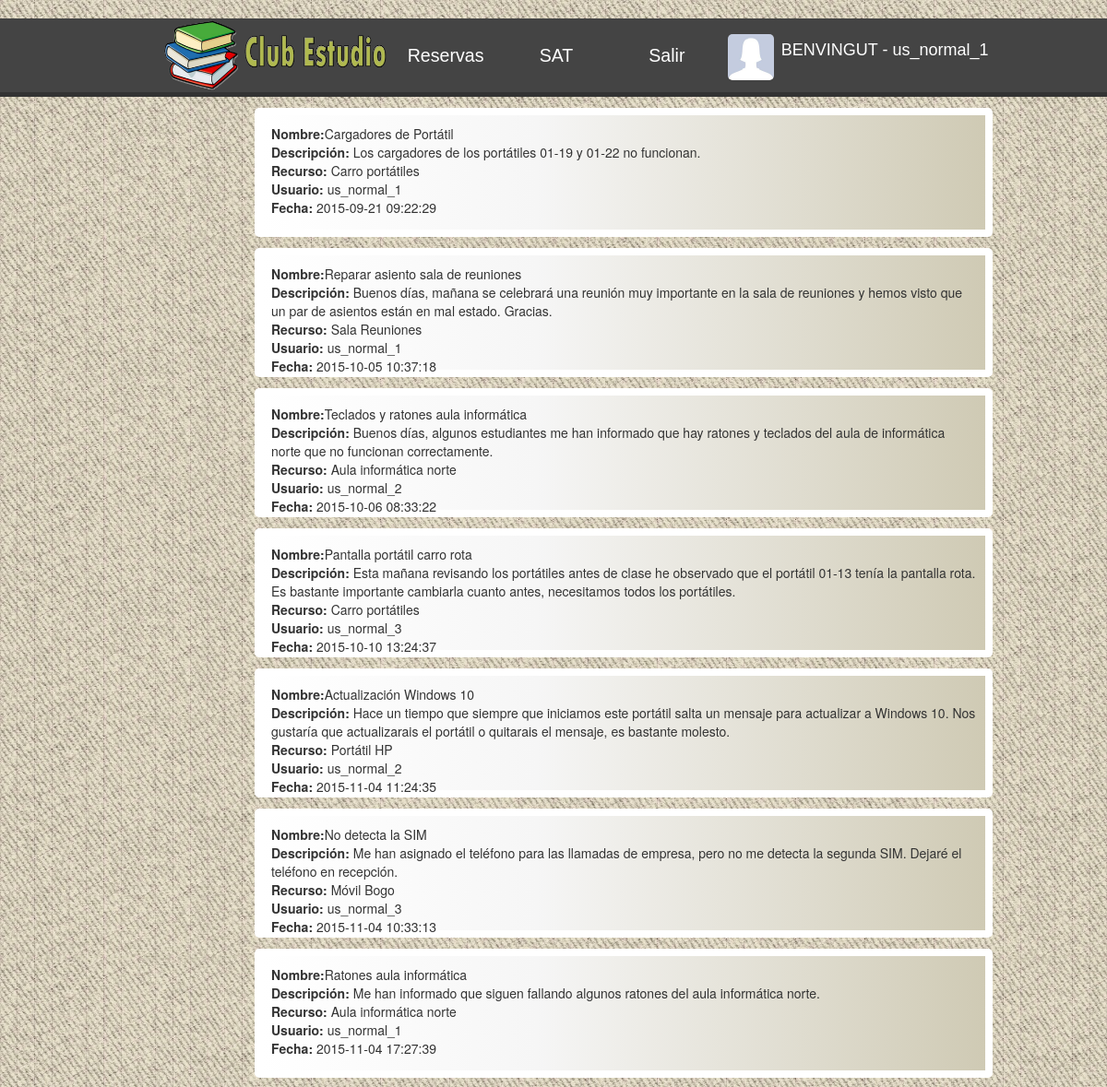
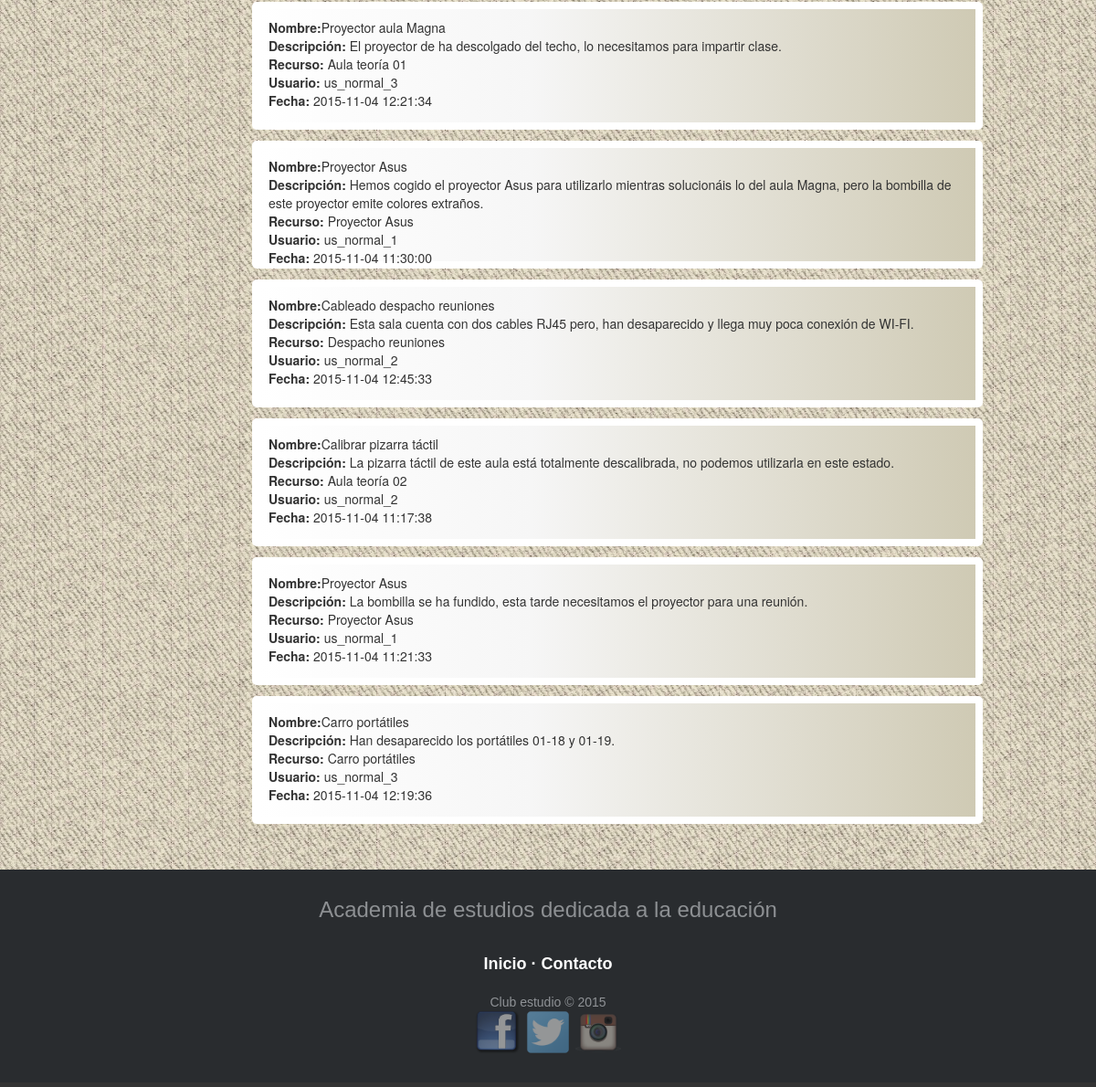
Page /historial_incidencias_admin.php (signed in) on the committed database (2 pictures, top to bottom).
### tables this page shows
CREATE TABLE IF NOT EXISTS `incidencia` (
  `id_incidencia` int(11) NOT NULL,
  `titulo` varchar(40) NOT NULL,
  `descripcion` longtext NOT NULL,
  `id_recurso` int(11) NOT NULL,
  `id_usuario` int(11) NOT NULL,
  `fecha` datetime NOT NULL
);

CREATE TABLE IF NOT EXISTS `recurso` (
  `id_recurso` int(11) NOT NULL,
  `nombre` varchar(30) NOT NULL,
  `descr` longtext NOT NULL,
  `img` varchar(30) NOT NULL,
  `estado` varchar(1) NOT NULL,
  `categoria` varchar(1) NOT NULL
);

CREATE TABLE IF NOT EXISTS `usuario` (
  `id_user` int(11) NOT NULL,
  `nom` varchar(30) NOT NULL,
  `pass` varchar(30) NOT NULL,
  `rol` tinyint(4) NOT NULL,
  `img` varchar(50) NOT NULL,
  `Activo` tinyint(4) NOT NULL
);

### historial_incidencias_admin.php (the view, shortened to what this page needs)
<?php
	include_once 'conexion.php';
	include_once 'header_admin.php';
	$consulta_incidencias = ("SELECT * FROM incidencia");
	$result_incidencias = mysqli_query($con, $consulta_incidencias);
	while($incidencia = mysqli_fetch_array($result_incidencias)){
		$sql_recurso = "SELECT * FROM recurso, reserva WHERE $incidencia[id_recurso] = recurso.id_recurso";
		$sql_usuario = "SELECT * FROM usuario WHERE $incidencia[id_usuario] = usuario.id_user";
		$datos_recurso = mysqli_query($con, $sql_recurso);
		$datos_usuario = mysqli_query($con, $sql_usuario);
		$recurso = mysqli_fetch_array($datos_recurso);
		$usuario = mysqli_fetch_array($datos_usuario);
		echo "<div class='contendor3'>";
		echo"<div class='textseccion3'><b>Nombre:</b>";
		echo utf8_encode($incidencia['titulo']);
		echo "<br/>";
		echo "<b>Descripción:</b> ";
		echo utf8_encode($incidencia['descripcion']);
		echo "<br/>";
		echo "<b>Recurso:</b> ";
		echo utf8_encode($recurso['nombre']);
		echo "<br/>";
		echo "<b>Usuario:</b> ";
		echo utf8_encode($usuario['nom']);
		echo "<br/>";
		echo "<b>Fecha:</b> ";
		echo utf8_encode($incidencia['fecha']);
		echo "<br></br>";
		echo "</div>";
			echo"</div>";
	}
	include 'footer.php';
?>

### css/style.css (style rules this page uses)
body { padding-top: 20px; }
body { background-image:url("../img/background.jpg"); color: #333; font-family: "Helvetica Neue",Helvetica,Arial,sans-serif; font-size: 14px; line-height: 1.42857; }
.textseccion3 { float:left; }
.contendor3 { background:linear-gradient(to right, #FFFFFF 0%, #F6F6F6 38%, #CFCAB4 100%) 0 0 repeat scroll rgba(0, 0, 0, 0); border:8px solid #FFFFFF; border-radius:5px; height:140px; margin-left:23%; margin-top:1%; max-width:800px; padding:10px; }

### rows in the picture
incidencia: titulo "Cargadores de Portátil", descripcion "Los cargadores de los portátiles 01-19 y 01-22 no funcionan.", id_recurso.nombre "Carro portátiles", id_usuario.nom "us_normal_1", fecha "2015-09-21 09:22:29"
incidencia: titulo "Reparar asiento sala de reuniones", descripcion "Buenos días, mañana se celebrará una reunión muy importante en la sala de reuniones y hemos visto que un par de asientos están en mal estado. Gracias.", id_recurso.nombre "Sala Reuniones", id_usuario.nom "us_normal_1", fecha "2015-10-05 10:37:18"
incidencia: titulo "Teclados y ratones aula informática", descripcion "Buenos días, algunos estudiantes me han informado que hay ratones y teclados del aula de informática norte que no funcionan correctamente.", id_recurso.nombre "Aula informática norte", id_usuario.nom "us_normal_2", fecha "2015-10-06 08:33:22"
incidencia: titulo "Pantalla portátil carro rota", descripcion "Esta mañana revisando los portátiles antes de clase he observado que el portátil 01-13 tenía la pantalla rota. Es bastante importante cambiarla cuanto antes, necesitamos todos los portátiles.", id_recurso.nombre "Carro portátiles", id_usuario.nom "us_normal_3", fecha "2015-10-10 13:24:37"
incidencia: titulo "Actualización Windows 10", descripcion "Hace un tiempo que siempre que iniciamos este portátil salta un mensaje para actualizar a Windows 10. Nos gustaría que actualizarais el portátil o quitarais el mensaje, es bastante molesto.", id_recurso.nombre "Portátil HP", id_usuario.nom "us_normal_2", fecha "2015-11-04 11:24:35"
incidencia: titulo "No detecta la SIM", descripcion "Me han asignado el teléfono para las llamadas de empresa, pero no me detecta la segunda SIM. Dejaré el teléfono en recepción.", id_recurso.nombre "Móvil Bogo", id_usuario.nom "us_normal_3", fecha "2015-11-04 10:33:13"
incidencia: titulo "Ratones aula informática", descripcion "Me han informado que siguen fallando algunos ratones del aula informática norte.", id_recurso.nombre "Aula informática norte", id_usuario.nom "us_normal_1", fecha "2015-11-04 17:27:39"
incidencia: titulo "Proyector aula Magna", descripcion "El proyector de ha descolgado del techo, lo necesitamos para impartir clase.", id_recurso.nombre "Aula teoría 01", id_usuario.nom "us_normal_3", fecha "2015-11-04 12:21:34"
incidencia: titulo "Proyector Asus", descripcion "Hemos cogido el proyector Asus para utilizarlo mientras solucionáis lo del aula Magna, pero la bombilla de este proyector emite colores extraños.", id_recurso.nombre "Proyector Asus", id_usuario.nom "us_normal_1", fecha "2015-11-04 11:30:00"
incidencia: titulo "Cableado despacho reuniones", descripcion "Esta sala cuenta con dos cables RJ45 pero, han desaparecido y llega muy poca conexión de WI-FI.", id_recurso.nombre "Despacho reuniones", id_usuario.nom "us_normal_2", fecha "2015-11-04 12:45:33"
incidencia: titulo "Calibrar pizarra táctil", descripcion "La pizarra táctil de este aula está totalmente descalibrada, no podemos utilizarla en este estado.", id_recurso.nombre "Aula teoría 02", id_usuario.nom "us_normal_2", fecha "2015-11-04 11:17:38"
incidencia: titulo "Proyector Asus", descripcion "La bombilla se ha fundido, esta tarde necesitamos el proyector para una reunión.", id_recurso.nombre "Proyector Asus", id_usuario.nom "us_normal_1", fecha "2015-11-04 11:21:33"
incidencia: titulo "Carro portátiles", descripcion "Han desaparecido los portátiles 01-18 y 01-19.", id_recurso.nombre "Carro portátiles", id_usuario.nom "us_normal_3", fecha "2015-11-04 12:19:36"

### other values in the picture
$nomUsuari "us_normal_1"
